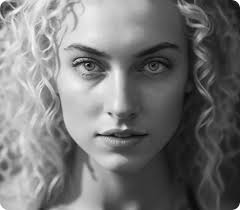
#> input picture data/foto1.jpeg, 240 x 210 px, found by its file name
$ python equalizer.py
#> lines starting #> are read from the running program, lines starting #| are printed output that depends on the picture; pictures that were not available may be replaced by others from this repository, and a replacement may not be noted
import matplotlib.pyplot as plt

import numpy as np


def ReadJpegBW(filename, xoff=0, yoff=0):
#> called with filename = './foto1.jpeg', xoff = 0, yoff = 0
    A = plt.imread(filename)
#> A is the input picture: shape (210, 240, 3); min 0, max 255, mean 118.4
    A = A[xoff:200+xoff, yoff:200+yoff, 0].astype(float)/255
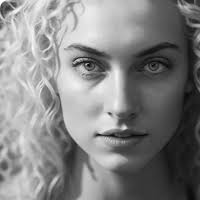
#> A: shape (200, 200) float64; min 0, max 1, mean 0.515
#> call 2 of ReadJpegBW, with filename = './foto3.jpeg', xoff = 75, yoff = 50
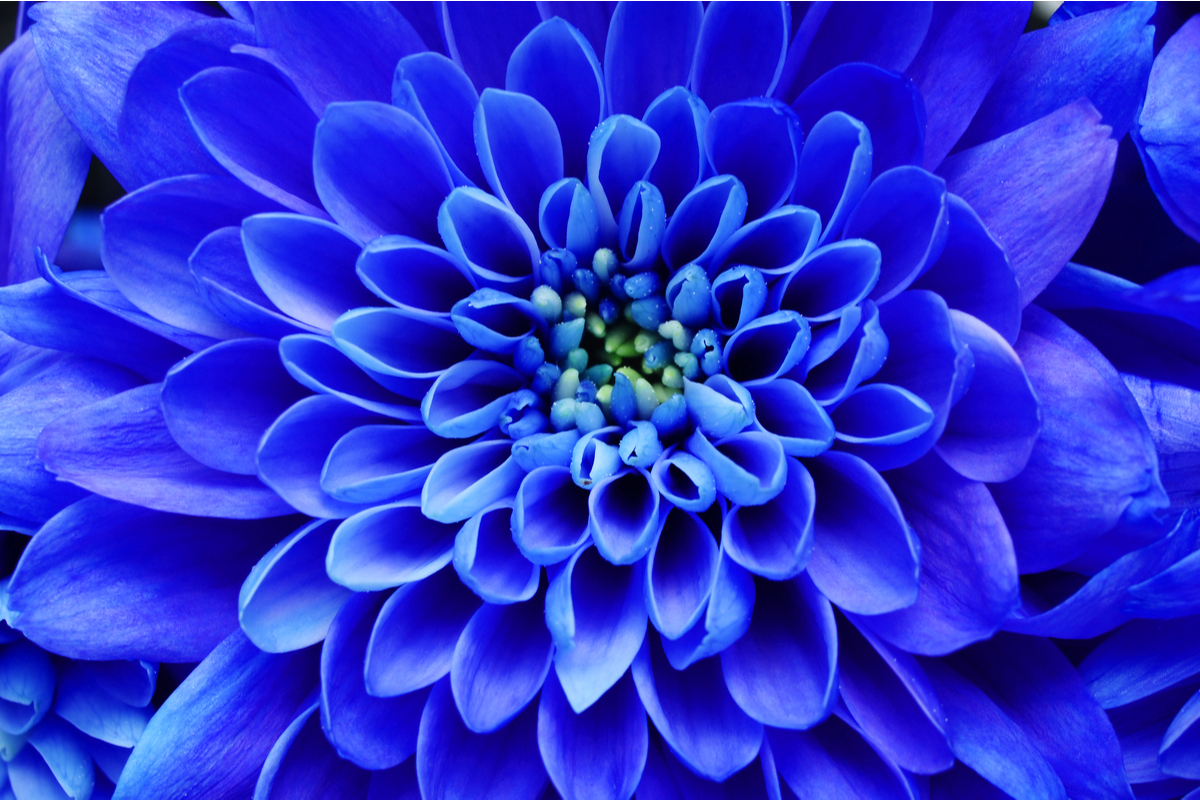
#> input picture data/fioreblu.jpeg, 1200 x 800 px, given in place of foto3.jpeg, which was not available
#> in ReadJpegBW, A is the input picture: shape (800, 1200, 3); mean R, G, B 44.3, 50.7, 210.1
#> in ReadJpegBW (call 2), `A = A[xoff:200+xoff, yoff:200+yoff, 0].astype(float)/255`:
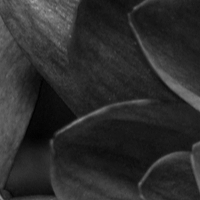
#> A: shape (200, 200) float64; min 0.00392, max 0.612, mean 0.174
    return A


def PlotHistogram(A, ax):
    A = A.flatten()
    I = np.argsort(A)
    ax.hist(A[I], bins=50, color='red', alpha=0.5, density=True)


def MakeHistogram(A):
    I = np.argsort(A)

    (a, bins) = np.histogram(A[I], bins=50)#, color='red', alpha=0.5)

    # Normalize to 1
    a = a/sum(a)
    # Return weights and positions
    print('check', len(a), len(bins))
    return a, bins


def PlotThree(A, B, C):
    fig, axs = plt.subplots(2, 3)
    fig.suptitle('Histogram equalizer')

    axs[0,0].imshow(A, cmap='grey')
    PlotHistogram(A, axs[1,0])

    axs[0,1].imshow(B, cmap='grey')
    PlotHistogram(B, axs[1,1])

    axs[0,2].imshow(C, cmap='grey')
    PlotHistogram(C, axs[1,2])

    axs[0,0].axis('off')
    axs[0,1].axis('off')
    axs[0,2].axis('off')

    plt.show()


def PlotTwo(A, B):
    fig, axs = plt.subplots(2, 2)
    fig.suptitle('Histogram equalizer')

    axs[0,0].imshow(A, cmap='grey')
    PlotHistogram(A, axs[1,0])

    axs[0,1].imshow(B, cmap='grey')
    PlotHistogram(B, axs[1,1])

    axs[0,0].axis('off')
    axs[0,1].axis('off')
    plt.show()


def HistTransfer(A, B, flag=False):
#> called with flag = True
    n, _ = A.shape
#> n = 200

    C = A[:].flatten()
    I = np.argsort(C)

    D = B[:].flatten()
    J = np.argsort(D)

    if flag:
        C[I] = D[J]
        return C.reshape(n,n)
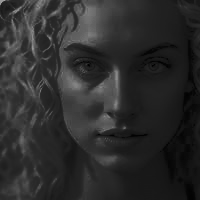
#> returned value: shape (200, 200) float64; min 0.00392, max 0.612, mean 0.174
    else:
        # Second option
        D[J] = C[I]
        return D.reshape(n,n)


def HistEqual(A):
    n, _ = A.shape

    C = A[:].flatten()
    I = np.argsort(C)

    # To get a uniform histogram:
    #C[I] = np.linspace(0, 1.0, n*n)

    # To get an historgram with a beta distribution
    B = np.random.beta(3, 2, n*n)
    C[I] = B[np.argsort(B)]
    return C.reshape(n,n)


A = ReadJpegBW('./foto1.jpeg')
B = ReadJpegBW('./foto3.jpeg', xoff=75, yoff=50)

C = HistTransfer(A, B, True)
PlotThree(A, B, C)
#> in PlotThree, `plt.show()`:
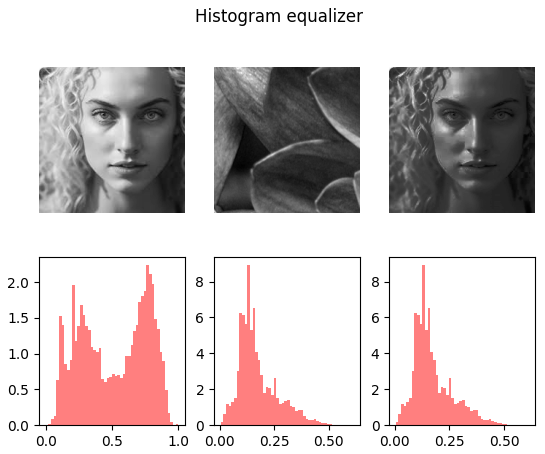
#> figure drawn by matplotlib, 6 panels; panel 4: tallest bar 2.23 high, from x = 0.76 to 0.78; panel 5: tallest bar 8.91 high, from x = 0.125 to 0.138; panel 6: tallest bar 8.91 high, from x = 0.125 to 0.138

#C = HistEqual(A)
#PlotTwo(A, C)
